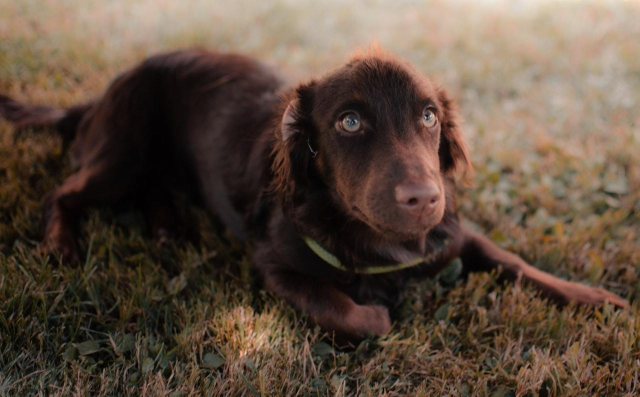
#> input picture principle_components/sample-original-image-output.jpeg, 1280 x 793 px (shown at 1/2 size)
$ jupyter execute --allow-errors pca.ipynb
#> lines starting #> are read from the running program, lines starting #| are printed output that depends on the picture
[cell 1]
import cv2
import numpy as np
import matplotlib.pyplot as plt
from sklearn.decomposition import PCA

[cell 2]
img = cv2.imread('sample-original-image-output.jpeg')
#> img is the input picture: shape (793, 1280, 3); mean B, G, R 62.2, 75.8, 93.1
plt.imshow(img)

[cell 3]
blue,green,red = cv2.split(img)
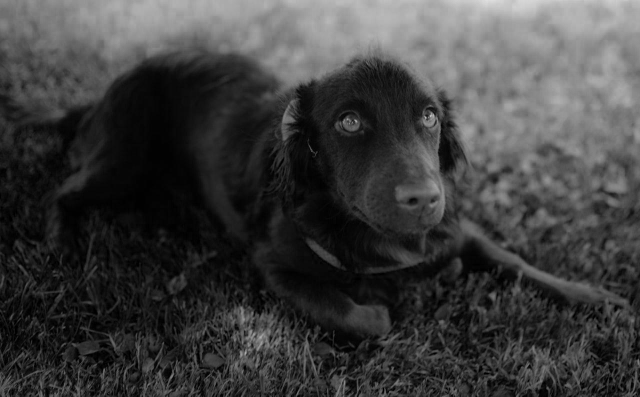
#> blue: shape (793, 1280) (shown at 1/2 size); min 0, max 224, mean 62.2
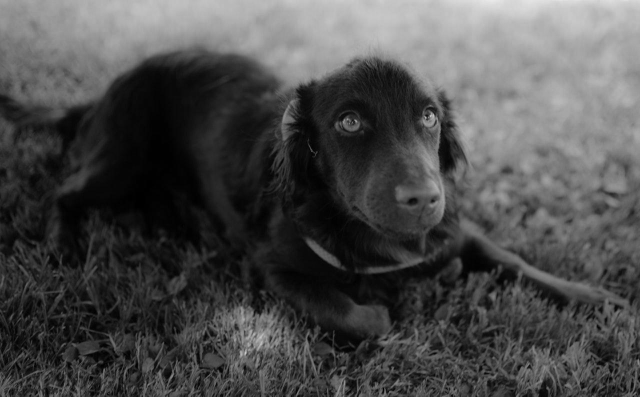
#> green: shape (793, 1280) (shown at 1/2 size); min 0, max 233, mean 75.8
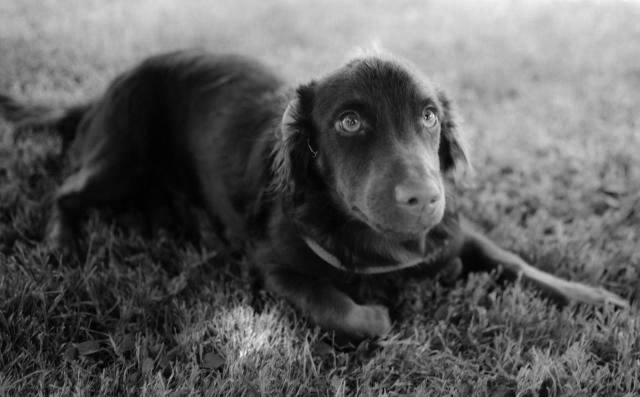
#> red: shape (793, 1280) (shown at 1/2 size); min 0, max 250, mean 93.1

[cell 4]
pca = PCA(20)


red_transformed = pca.fit_transform(red)
red_inverted = pca.inverse_transform(red_transformed)
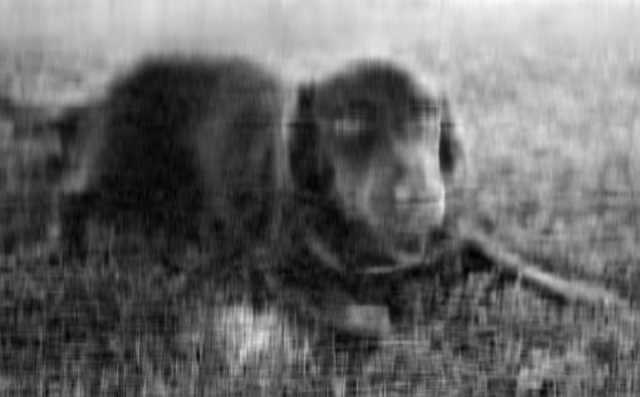
#> red_inverted: shape (793, 1280) float64 (shown at 1/2 size); min -11.94, max 246.9, mean 93.1; drawn with min black and max white

green_transformed = pca.fit_transform(green)
green_inverted = pca.inverse_transform(green_transformed)
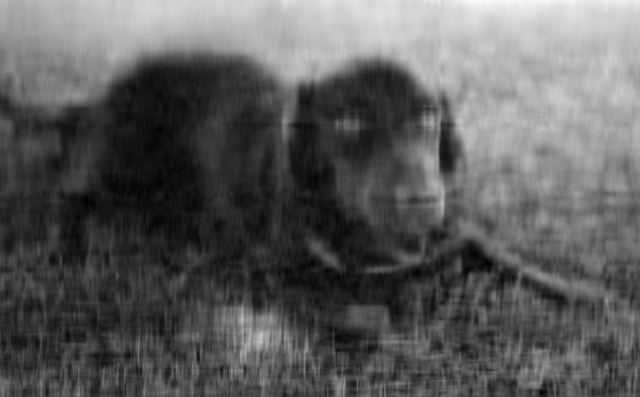
#> green_inverted: shape (793, 1280) float64 (shown at 1/2 size); min -12.15, max 230.8, mean 75.8; drawn with min black and max white

blue_transformed = pca.fit_transform(blue)
blue_inverted = pca.inverse_transform(blue_transformed)
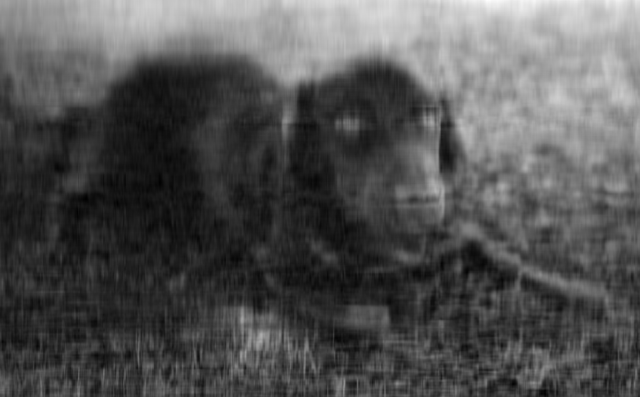
#> blue_inverted: shape (793, 1280) float64 (shown at 1/2 size); min -14.72, max 221.6, mean 62.2; drawn with min black and max white
print(pca.explained_variance_ratio_)

[cell 5]
img_compressed = (np.dstack((red_inverted, red_inverted, red_inverted))).astype(np.uint8)
